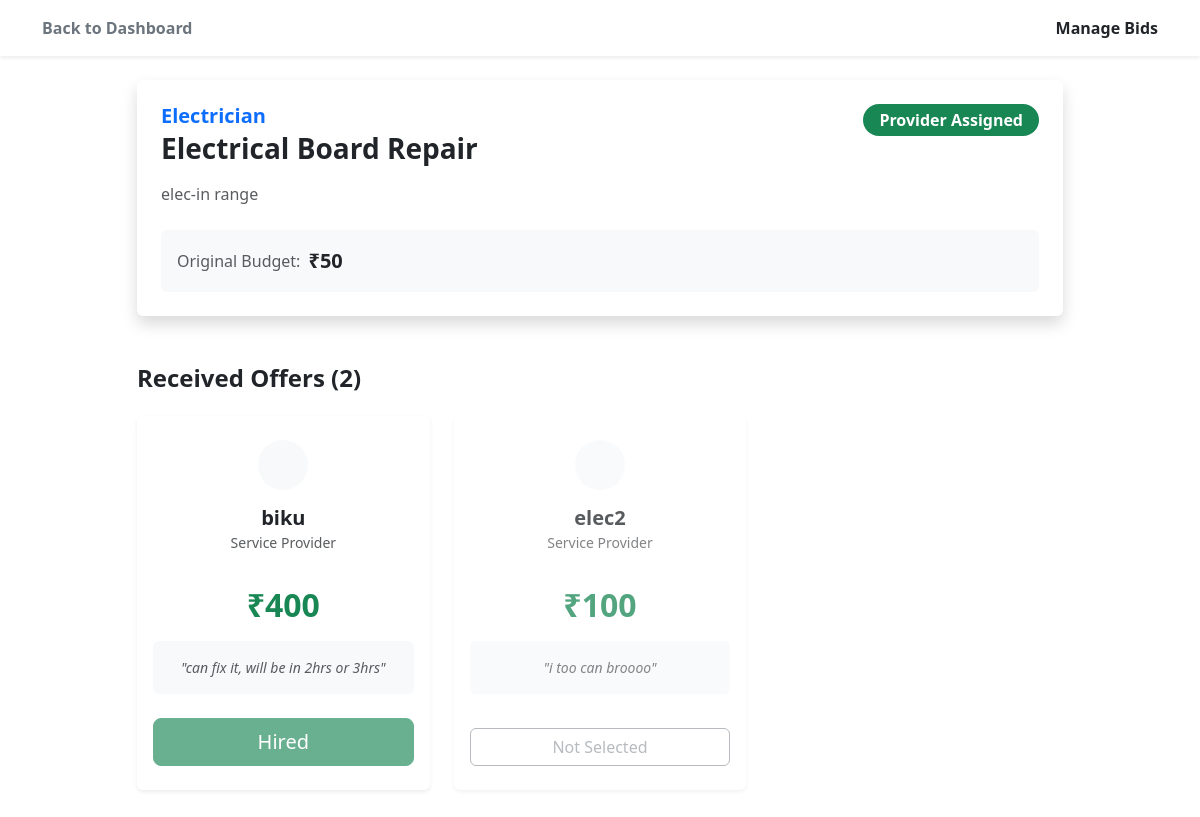
The page /view_bids/1 (signed in) on the database its author committed.
### app.py (models this page shows)
class service_request(db.Model):
    id=db.Column(db.Integer, primary_key=True)
    consumer_id=db.Column(db.Integer, nullable=False)
    con_latitude = db.Column(db.Float, nullable=False)
    con_longitude = db.Column(db.Float, nullable=False)
    service_title=db.Column(db.String(200), nullable=False)
    service_type=db.Column(db.String(50), nullable=False)
    budget=db.Column(db.Integer, nullable=False)
    desc=db.Column(db.String(500), nullable=False)
    is_active=db.Column(db.Boolean, default=True)
    is_inprogress=db.Column(db.Boolean, default=False)
    assigned_provider_id=db.Column(db.Integer, nullable=True)
    created_at=db.Column(db.DateTime, default=db.func.current_timestamp())

class bids(db.Model):
    id=db.Column(db.Integer, primary_key=True)
    bid_amount=db.Column(db.Integer, nullable=False)
    ser_req_id=db.Column(db.Integer, nullable=False)
    con_id=db.Column(db.Integer, nullable=False)
    prov_id=db.Column(db.Integer, nullable=False)
    msg=db.Column(db.String(500), nullable=False)

class users(db.Model):
    id = db.Column(db.Integer, primary_key=True)
    email = db.Column(db.String(120), unique=True, nullable=False, index=True)
    password_hash = db.Column(db.String(255), nullable=False)
    full_name = db.Column(db.String(120), nullable=False)
    latitude = db.Column(db.Float, nullable=False)
    longitude = db.Column(db.Float, nullable=False)
    radius_km = db.Column(db.Float, default=5.0)  # optional usage
    is_provider = db.Column(db.Boolean, default=False)
    is_consumer = db.Column(db.Boolean, default=False)
    user_skill=db.Column(db.String(20), nullable=True)
    created_at = db.Column(db.DateTime, default=db.func.current_timestamp())

### app.py (the view)
@app.route('/view_bids/<int:req_id>')
def view_bids(req_id):
    if 'user_id' not in session:
        return redirect(url_for('login'))
    req = service_request.query.get_or_404(req_id)
    if req.consumer_id != session['user_id']:
        flash("You are not authorized to view this request.")
        return redirect(url_for('consumer_dashboard'))
    results = db.session.query(bids, users).join(users, bids.prov_id == users.id).filter(bids.ser_req_id == req_id).all()
    return render_template('consumer/view_bids.html', service=req, bid_data=results)

### templates/consumer/view_bids.html (shortened to what this page needs)
{% extends 'base.html' %}
{% block body %}
<nav class="navbar navbar-light bg-white shadow-sm mb-4">
    <div class="container">
        <a href="{{ url_for('consumer_dashboard') }}" class="text-decoration-none text-secondary fw-bold">
             Back to Dashboard
        </a>
        <span class="navbar-text fw-bold text-dark">
            Manage Bids
        </span>
    </div>
</nav>
<div class="container pb-5">
    <div class="row justify-content-center mb-5">
        <div class="col-lg-10">
            <div class="card shadow border-0">
                <div class="card-body p-4">
                    <div class="d-flex justify-content-between align-items-start">
                        <div>
                            <h5 class="text-primary fw-bold mb-1">{{ service.service_type }}</h5>
                            <h3 class="fw-bold text-dark mb-3">{{ service.service_title }}</h3>
                        </div>
                        {% if service.assigned_provider_id %}
                            <span class="badge bg-success fs-6 rounded-pill px-3 py-2">
                                 Provider Assigned
                            </span>
                        {% else %}
                            <span class="badge bg-warning text-dark fs-6 rounded-pill px-3 py-2">
                                <i class="bi bi-hourglass-split"></i> Accepting Bids
                            </span>
                        {% endif %}
                    </div>
                    <p class="text-muted mb-4">{{ service.desc }}</p>
                    <div class="d-flex align-items-center p-3 bg-light rounded">
                        <span class="text-muted me-2">Original Budget:</span>
                        <span class="fw-bold text-dark fs-5">₹{{ service.budget }}</span>
                    </div>
                </div>
            </div>
        </div>
    </div>
    <div class="row justify-content-center">
        <div class="col-lg-10">
            <h4 class="fw-bold mb-4">Received Offers ({{ bid_data|length }})</h4>
            <div class="row row-cols-1 row-cols-md-2 row-cols-lg-3 g-4">
                {% for bid, provider in bid_data %}
                <div class="col">
                    <div class="card h-100 shadow-sm border-0
                        {% if service.assigned_provider_id == provider.id %} border-success border-2 shadow {% elif service.assigned_provider_id %} opacity-75 {% endif %}">
                        <div class="card-header bg-transparent border-0 pt-4 pb-0 text-center">
                            <div class="bg-light rounded-circle d-inline-flex align-items-center justify-content-center mb-3" style="width: 50px; height: 50px;">
                            </div>
                            <h5 class="fw-bold mb-0">{{ provider.full_name }}</h5>
                            <small class="text-muted">Service Provider</small>
                        </div>
                        <div class="card-body text-center">
                            <h2 class="text-success fw-bold my-3">₹{{ bid.bid_amount }}</h2>
                            <div class="p-3 bg-light rounded fst-italic text-muted small">
                                "{{ bid.msg }}"
                            </div>
                        </div>
                        <div class="card-footer bg-transparent border-0 pb-4">
                            <div class="d-grid gap-2">
                                {% if not service.assigned_provider_id %}
                                    <a href="{{ url_for('accept_bid', bid_id=bid.id) }}"
                                       class="btn btn-primary btn-lg"
                                       onclick="return confirm('Are you sure you want to hire {{ provider.full_name }} for ₹{{ bid.bid_amount }}?');">
                                       Accept Offer
                                    </a>
                                {% elif service.assigned_provider_id == provider.id %}
                                    <button class="btn btn-success btn-lg disabled" disabled>
                                         Hired
                                    </button>
                                {% else %}
                                    <button class="btn btn-outline-secondary disabled" disabled>
                                        Not Selected
                                    </button>
                                {% endif %}
                            </div>
                        </div>
                    </div>
                </div>
                {% endfor %}
            </div>
        </div>
    </div>
</div>
{% endblock body %}

### rows shown on the page
service_request: service_type "Electrician", service_title "Electrical Board Repair", desc "elec-in range", budget "50"
bids: full_name "biku", bid_amount "400", msg "can fix it, will be in 2hrs or 3hrs", shows "Hired"
bids: full_name "elec2", bid_amount "100", msg "i too can broooo", shows "Not Selected"

### other values the page prints
{{ bid_data|length }} "2"
